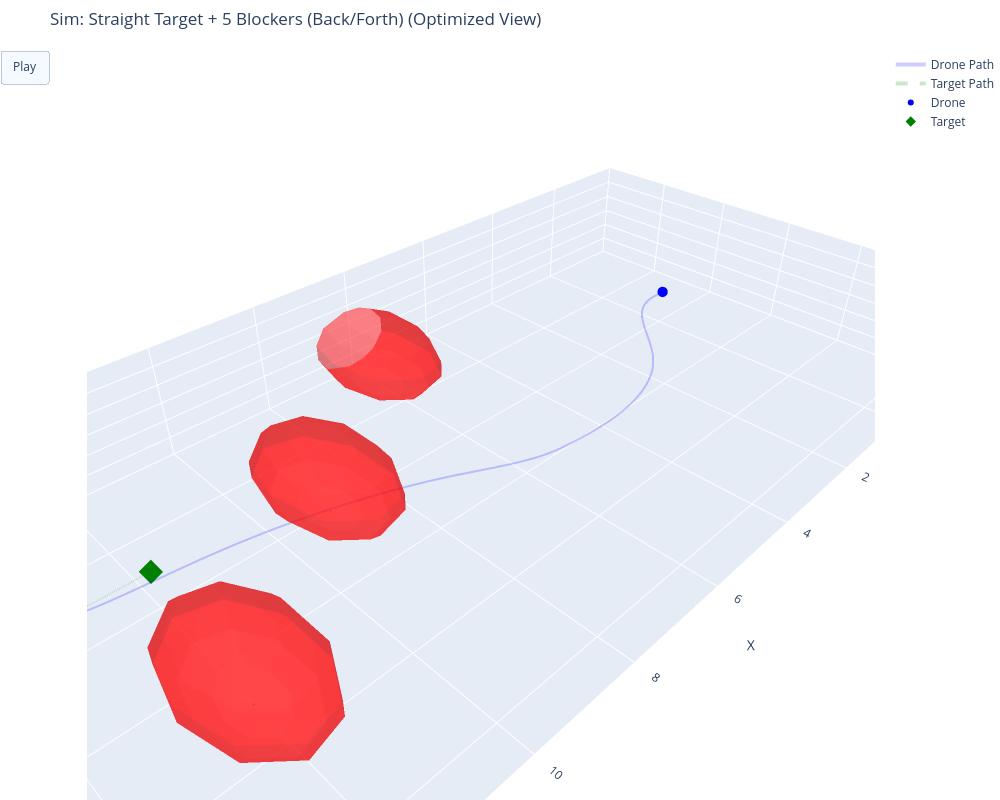

Here is the notebook cell this chart was saved with:
### Markdown cell above
## Run Simulation

### Code cell
import numpy as np
import plotly.graph_objects as go
import matplotlib.pyplot as plt

from dynamics import DroneDynamics
from guidance import NominalGuidance, GeneralGuidance
from safety_filter import SafetyFilter
import scenarios


def plot_static_results(drone_path, target_path, obstacles, u_nom_hist, u_safe_hist, time_hist):
    """
    Generates two figures:
    1. 3D Flight Path (Static)
    2. Control Input Comparison (Nominal vs Safe)
    """
    # --- FIGURE 1: 3D TRAJECTORY ---
    fig = plt.figure(figsize=(12, 6))
    
    # Subplot 1: 3D View
    ax = fig.add_subplot(1, 2, 1, projection='3d')
    path = np.array(drone_path)
    t_path = np.array(target_path)

    ax.plot(path[:, 0], path[:, 1], path[:, 2], label='Drone', color='blue', linewidth=2)
    ax.plot(t_path[:, 0], t_path[:, 1], t_path[:, 2], label='Target', color='green', linestyle='--')
    
    # Draw Obstacles (Wireframe)
    u, v = np.mgrid[0:2*np.pi:15j, 0:np.pi:10j]
    for obs in obstacles:
        x = obs.center[0] + obs.radius * np.cos(u) * np.sin(v)
        y = obs.center[1] + obs.radius * np.sin(u) * np.sin(v)
        z = obs.center[2] + obs.radius * np.cos(v)
        ax.plot_wireframe(x, y, z, color='red', alpha=0.3)

    ax.set_title("3D Flight Path")
    ax.set_xlabel("X"); ax.set_ylabel("Y"); ax.set_zlabel("Z")
    ax.legend()

    # --- FIGURE 2: CONTROL INPUTS ---
    # Subplot 2, 3, 4: Acceleration X, Y, Z
    u_nom = np.array(u_nom_hist)
    u_safe = np.array(u_safe_hist)
    t = np.array(time_hist)
    
    fig2, axs = plt.subplots(3, 1, figsize=(10, 8), sharex=True)
    labels = ['$a_x$', '$a_y$', '$a_z$']
    
    for i in range(3):
        axs[i].plot(t, u_nom[:, i], 'g--', label='Nominal (LQR)', alpha=0.6)
        axs[i].plot(t, u_safe[:, i], 'b-', label='Safe (CBF)')
        
        # Highlight Intervention
        diff = np.abs(u_nom[:, i] - u_safe[:, i])
        mask = diff > 0.05
        if np.any(mask):
            axs[i].fill_between(t, -15, 15, where=mask, color='red', alpha=0.1, label='Intervention')
            
        axs[i].set_ylabel(f"{labels[i]} ($m/s^2$)")
        axs[i].grid(True)
    
    axs[0].set_title("Control Inputs: LQR (Green) vs CBF (Blue)")
    axs[0].legend(loc='upper right')
    axs[2].set_xlabel("Time (s)")
    
    plt.tight_layout()
    plt.show()


def animate_plotly(path, target_path, obs_history, mission, dt, static_only=False):
    
    total_frames = len(path)
    #stride = max(1, total_frames // 150) 
    stride = 5
    fig = go.Figure()

    # --- HELPER: Sphere Geometry ---
    # Reduced resolution slightly (15->10, 10->8) for better performance with many objects
    def get_sphere_data(center, radius):
        u = np.linspace(0, 2 * np.pi, 10) 
        v = np.linspace(0, np.pi, 8)
        x = center[0] + radius * np.outer(np.cos(u), np.sin(v))
        y = center[1] + radius * np.outer(np.sin(u), np.sin(v))
        z = center[2] + radius * np.outer(np.ones(np.size(u)), np.cos(v))
        return x, y, z

    # --- 1. SETUP TRACES ---
    # We must add ALL traces to the figure first.
    # Order matters: [Drone Path, Target Path, Drone, Target, Obs 0, Obs 1, ... Obs N]
    
    # Trace 0: Drone Path (Background)
    fig.add_trace(go.Scatter3d(
        x=path[:, 0], y=path[:, 1], z=path[:, 2],
        mode='lines', line=dict(color='blue', width=4),
        name='Drone Path', opacity=0.2
    ))

    # Trace 1: Target Path (Background)
    fig.add_trace(go.Scatter3d(
        x=target_path[:, 0], y=target_path[:, 1], z=target_path[:, 2],
        mode='lines', line=dict(color='green', width=4, dash='dash'),
        name='Target Path', opacity=0.2
    ))

    # Trace 2: Drone (Actor)
    fig.add_trace(go.Scatter3d(
        x=[path[0, 0]], y=[path[0, 1]], z=[path[0, 2]],
        mode='markers', marker=dict(color='blue', size=6),
        name='Drone'
    ))

    # Trace 3: Target (Actor)
    fig.add_trace(go.Scatter3d(
        x=[target_path[0, 0]], y=[target_path[0, 1]], z=[target_path[0, 2]],
        mode='markers', marker=dict(color='green', size=8, symbol='diamond'),
        name='Target'
    ))

    # Traces 4+: Obstacles
    # We need to know which obstacles move to optimize the animation loop
    dynamic_obs_indices = [] # Local index in mission.obstacles
    
    obs_start = obs_history[0]
    for i, obs in enumerate(mission.obstacles):
        x_s, y_s, z_s = get_sphere_data(obs_start[i], obs.radius)
        fig.add_trace(go.Surface(
            x=x_s, y=y_s, z=z_s,
            colorscale=[[0, 'red'], [1, 'red']], showscale=False, opacity=0.5,
            name=f'Obs {i}'
        ))
        
        # Check if this specific obstacle has velocity
        if np.linalg.norm(obs.velocity) > 0:
            dynamic_obs_indices.append(i)

    # --- 2. CALCULATE BOUNDS ---
    all_x = np.concatenate([path[:,0], target_path[:,0]])
    all_y = np.concatenate([path[:,1], target_path[:,1]])
    all_z = np.concatenate([path[:,2], target_path[:,2]])
    pad = 2.0
    x_range = [np.min(all_x) - pad, np.max(all_x) + pad]
    y_range = [np.min(all_y) - pad, np.max(all_y) + pad]
    z_range = [min(0, np.min(all_z)) - 1.0, np.max(all_z) + pad]

    # --- 3. ANIMATION FRAMES ---
    frames = []
    
    # Calculate Plotly Trace Indices
    # Trace 0,1 are paths. Trace 2 is Drone. Trace 3 is Target. Trace 4 starts obstacles.
    trace_idx_drone = 2
    trace_idx_target = 3
    base_obs_idx = 4
    
    # We only want to update traces that actually move
    traces_to_update = [trace_idx_drone, trace_idx_target]
    for local_i in dynamic_obs_indices:
        traces_to_update.append(base_obs_idx + local_i)

    for k in range(0, total_frames, stride):
        frame_data = []
        
        # Update Drone
        drone_pos = path[k]
        frame_data.append(go.Scatter3d(x=[drone_pos[0]], y=[drone_pos[1]], z=[drone_pos[2]]))
        
        # Update Target
        target_pos = target_path[k]
        frame_data.append(go.Scatter3d(x=[target_pos[0]], y=[target_pos[1]], z=[target_pos[2]]))
        
        # Update ONLY Dynamic Obstacles
        current_obs = obs_history[k]
        for local_i in dynamic_obs_indices:
            # We only generate geometry for obstacles that moved
            radius = mission.obstacles[local_i].radius
            x_new, y_new, z_new = get_sphere_data(current_obs[local_i], radius)
            frame_data.append(go.Surface(x=x_new, y=y_new, z=z_new))

        frames.append(go.Frame(data=frame_data, traces=traces_to_update, name=str(k)))

    fig.frames = frames

    # --- 4. FINAL LAYOUT ---
    fig.update_layout(
        width=1000, height=800,
        title=f"Sim: {mission.name} (Optimized View)",
        scene=dict(
            xaxis=dict(range=x_range, title="X", autorange=False),
            yaxis=dict(range=y_range, title="Y", autorange=False),
            zaxis=dict(range=z_range, title="Z", autorange=False),
            aspectmode='data'
        ),
        margin=dict(l=0, r=0, b=0, t=50),
        updatemenus=[dict(
            type="buttons",
            buttons=[dict(label="Play",
                          method="animate",
                          args=[None, dict(frame=dict(duration=20, redraw=True), 
                                           fromcurrent=True)])]
        )]
    )

    fig.show()


def run_simulation(scenario_name="chase", animate=True):
    # 1. Load Scenario
    if scenario_name not in scenarios.SCENARIOS:
        print(f"Error: Scenario '{scenario_name}' not found.")
        return
    mission = scenarios.SCENARIOS[scenario_name]()
    print(f"Loaded: {mission.name} | Animate: {animate}")

    # 2. Setup
    dt = 0.01
    drone_physics = DroneDynamics(dt=dt)
    #guidance = NominalGuidance()
    guidance = GeneralGuidance()
    safety_filter = SafetyFilter(u_max=10.0)
    current_state = mission.start_state
    
    arrival_threshold = 0.2

    # 3. Data Storage
    path_history = []
    target_history = []
    obs_history = []
    
    # --- NEW: Control Logs ---
    u_nom_history = []
    u_safe_history = []
    time_history = []

    total_steps = int(mission.duration / dt)

    # 4. Simulation Loop
    print(f"Simulating {total_steps} steps...")
    
    for t_step in range(total_steps):
        time = t_step * dt

        # A. Update Scenario
        target_pos, target_vel = mission.target.update(time)
        
        # Check Arrival
        dist_to_target = np.linalg.norm(current_state.pos - target_pos)
        if dist_to_target < arrival_threshold:
            print(f"Target Reached! Stopping at T={time:.2f}s")
            break

        current_obs_snapshot = []
        for obs in mission.obstacles:
            if np.linalg.norm(obs.velocity) > 0:
                obs.center += obs.velocity * dt
                if abs(obs.center[1]) > 4.0:
                    obs.velocity[1] *= -1
            current_obs_snapshot.append(obs.center.copy())
        obs_history.append(current_obs_snapshot)

        # B. Control & Physics
        u_nom = guidance.compute_u_nom(current_state.pos, current_state.vel, target_pos, target_vel)
        u_safe = safety_filter.filter(u_nom, current_state.pos, current_state.vel, mission.obstacles)
        current_state = drone_physics.step(current_state, u_safe)

        # C. Logging
        path_history.append(current_state.pos)
        target_history.append(target_pos)
        
        # --- NEW: Log Controls ---
        u_nom_history.append(u_nom.copy())
        u_safe_history.append(u_safe.copy())
        time_history.append(time)

    # 5. Visualization
    path_history = np.array(path_history)
    target_history = np.array(target_history)
    
    if len(path_history) == 0:
        return

    # Always show static analysis plots first
    print("Generating Analysis Plots...")
    plot_static_results(path_history, target_history, mission.obstacles, 
                        u_nom_history, u_safe_history, time_history)

    # Then optionally show the animation
    if animate:
        print("Generating Plotly Animation...")
        animate_plotly(path_history, target_history, obs_history, mission, dt)


if __name__ == "__main__":
    #run_simulation("head_on", animate=True)
    #run_simulation("head_on_2", animate=True)
    #run_simulation("chase", animate=True)
    run_simulation("many_blockers", animate=True)

### Figure 1 — Plotly figure (JSON) as saved in the notebook; plotly's stock layout.template omitted (floating-point values rounded to 4 significant figures; data arrays with more than 128 entries replaced by an {"elided": "..."} marker saying what was removed)
{"data": [{"line": {"color": "blue", "width": 4}, "mode": "lines", "name": "Drone Path", "opacity": 0.2, "type": "scatter3d", "x": {"elided": "507 float values"}, "y": {"elided": "507 float values"}, "z": {"elided": "507 float values"}}, {"line": {"color": "green", "dash": "dash", "width": 4}, "mode": "lines", "name": "Target Path", "opacity": 0.2, "type": "scatter3d", "x": {"elided": "507 float values"}, "y": {"elided": "507 float values"}, "z": {"elided": "507 float values"}}, {"marker": {"color": "blue", "size": 6}, "mode": "markers", "name": "Drone", "type": "scatter3d", "x": [0], "y": [0], "z": [0]}, {"marker": {"color": "green", "size": 8, "symbol": "diamond"}, "mode": "markers", "name": "Target", "type": "scatter3d", "x": [12], "y": [0], "z": [0]}, {"colorscale": [[0, "red"], [1, "red"]], "name": "Obs 0", "opacity": 0.5, "showscale": false, "type": "surface", "x": [[3.0, 3.434, 3.782, 3.975, 3.975, 3.782, 3.434, 3.0], [3.0, 3.332, 3.599, 3.747, 3.747, 3.599, 3.332, 3.0], [3.0, 3.075, 3.136, 3.169, 3.169, 3.136, 3.075, 3.0], [3.0, 2.783, 2.609, 2.513, 2.513, 2.609, 2.783, 3.0], [3.0, 2.592, 2.265, 2.084, 2.084, 2.265, 2.592, 3.0], [3.0, 2.592, 2.265, 2.084, 2.084, 2.265, 2.592, 3.0], [3.0, 2.783, 2.609, 2.513, 2.513, 2.609, 2.783, 3.0], [3.0, 3.075, 3.136, 3.169, 3.169, 3.136, 3.075, 3.0], [3.0, 3.332, 3.599, 3.747, 3.747, 3.599, 3.332, 3.0], [3.0, 3.434, 3.782, 3.975, 3.975, 3.782, 3.434, 3.0]], "y": [[-2.988, -2.988, -2.988, -2.988, -2.988, -2.988, -2.988, -2.988], [-2.988, -2.709, -2.485, -2.361, -2.361, -2.485, -2.709, -2.988], [-2.988, -2.561, -2.218, -2.028, -2.028, -2.218, -2.561, -2.988], [-2.988, -2.612, -2.311, -2.144, -2.144, -2.311, -2.612, -2.988], [-2.988, -2.84, -2.721, -2.655, -2.655, -2.721, -2.84, -2.988], [-2.988, -3.136, -3.255, -3.321, -3.321, -3.255, -3.136, -2.988], [-2.988, -3.364, -3.665, -3.832, -3.832, -3.665, -3.364, -2.988], [-2.988, -3.415, -3.758, -3.948, -3.948, -3.758, -3.415, -2.988], [-2.988, -3.267, -3.491, -3.615, -3.615, -3.491, -3.267, -2.988], [-2.988, -2.988, -2.988, -2.988, -2.988, -2.988, -2.988, -2.988]], "z": [[1.0, 0.901, 0.6235, 0.2225, -0.2225, -0.6235, -0.901, -1.0], [1.0, 0.901, 0.6235, 0.2225, -0.2225, -0.6235, -0.901, -1.0], [1.0, 0.901, 0.6235, 0.2225, -0.2225, -0.6235, -0.901, -1.0], [1.0, 0.901, 0.6235, 0.2225, -0.2225, -0.6235, -0.901, -1.0], [1.0, 0.901, 0.6235, 0.2225, -0.2225, -0.6235, -0.901, -1.0], [1.0, 0.901, 0.6235, 0.2225, -0.2225, -0.6235, -0.901, -1.0], [1.0, 0.901, 0.6235, 0.2225, -0.2225, -0.6235, -0.901, -1.0], [1.0, 0.901, 0.6235, 0.2225, -0.2225, -0.6235, -0.901, -1.0], [1.0, 0.901, 0.6235, 0.2225, -0.2225, -0.6235, -0.901, -1.0], [1.0, 0.901, 0.6235, 0.2225, -0.2225, -0.6235, -0.901, -1.0]]}, {"colorscale": [[0, "red"], [1, "red"]], "name": "Obs 1", "opacity": 0.5, "showscale": false, "type": "surface", "x": [[6.0, 6.434, 6.782, 6.975, 6.975, 6.782, 6.434, 6.0], [6.0, 6.332, 6.599, 6.747, 6.747, 6.599, 6.332, 6.0], [6.0, 6.075, 6.136, 6.169, 6.169, 6.136, 6.075, 6.0], [6.0, 5.783, 5.609, 5.513, 5.513, 5.609, 5.783, 6.0], [6.0, 5.592, 5.265, 5.084, 5.084, 5.265, 5.592, 6.0], [6.0, 5.592, 5.265, 5.084, 5.084, 5.265, 5.592, 6.0], [6.0, 5.783, 5.609, 5.513, 5.513, 5.609, 5.783, 6.0], [6.0, 6.075, 6.136, 6.169, 6.169, 6.136, 6.075, 6.0], [6.0, 6.332, 6.599, 6.747, 6.747, 6.599, 6.332, 6.0], [6.0, 6.434, 6.782, 6.975, 6.975, 6.782, 6.434, 6.0]], "y": [[-1.51, -1.51, -1.51, -1.51, -1.51, -1.51, -1.51, -1.51], [-1.51, -1.231, -1.007, -0.8833, -0.8833, -1.007, -1.231, -1.51], [-1.51, -1.083, -0.74, -0.5499, -0.5499, -0.74, -1.083, -1.51], [-1.51, -1.134, -0.8329, -0.6657, -0.6657, -0.8329, -1.134, -1.51], [-1.51, -1.362, -1.243, -1.177, -1.177, -1.243, -1.362, -1.51], [-1.51, -1.658, -1.777, -1.843, -1.843, -1.777, -1.658, -1.51], [-1.51, -1.886, -2.187, -2.354, -2.354, -2.187, -1.886, -1.51], [-1.51, -1.937, -2.28, -2.47, -2.47, -2.28, -1.937, -1.51], [-1.51, -1.789, -2.013, -2.137, -2.137, -2.013, -1.789, -1.51], [-1.51, -1.51, -1.51, -1.51, -1.51, -1.51, -1.51, -1.51]], "z": [[1.0, 0.901, 0.6235, 0.2225, -0.2225, -0.6235, -0.901, -1.0], [1.0, 0.901, 0.6235, 0.2225, -0.2225, -0.6235, -0.901, -1.0], [1.0, 0.901, 0.6235, 0.2225, -0.2225, -0.6235, -0.901, -1.0], [1.0, 0.901, 0.6235, 0.2225, -0.2225, -0.6235, -0.901, -1.0], [1.0, 0.901, 0.6235, 0.2225, -0.2225, -0.6235, -0.901, -1.0], [1.0, 0.901, 0.6235, 0.2225, -0.2225, -0.6235, -0.901, -1.0], [1.0, 0.901, 0.6235, 0.2225, -0.2225, -0.6235, -0.901, -1.0], [1.0, 0.901, 0.6235, 0.2225, -0.2225, -0.6235, -0.901, -1.0], [1.0, 0.901, 0.6235, 0.2225, -0.2225, -0.6235, -0.901, -1.0], [1.0, 0.901, 0.6235, 0.2225, -0.2225, -0.6235, -0.901, -1.0]]}, {"colorscale": [[0, "red"], [1, "red"]], "name": "Obs 2", "opacity": 0.5, "showscale": false, "type": "surface", "x": [[9.0, 9.434, 9.782, 9.975, 9.975, 9.782, 9.434, 9.0], [9.0, 9.332, 9.599, 9.747, 9.747, 9.599, 9.332, 9.0], [9.0, 9.075, 9.136, 9.169, 9.169, 9.136, 9.075, 9.0], [9.0, 8.783, 8.609, 8.513, 8.513, 8.609, 8.783, 9.0], [9.0, 8.592, 8.265, 8.084, 8.084, 8.265, 8.592, 9.0], [9.0, 8.592, 8.265, 8.084, 8.084, 8.265, 8.592, 9.0], [9.0, 8.783, 8.609, 8.513, 8.513, 8.609, 8.783, 9.0], [9.0, 9.075, 9.136, 9.169, 9.169, 9.136, 9.075, 9.0], [9.0, 9.332, 9.599, 9.747, 9.747, 9.599, 9.332, 9.0], [9.0, 9.434, 9.782, 9.975, 9.975, 9.782, 9.434, 9.0]], "y": [[0.014, 0.014, 0.014, 0.014, 0.014, 0.014, 0.014, 0.014], [0.014, 0.2929, 0.5166, 0.6407, 0.6407, 0.5166, 0.2929, 0.014], [0.014, 0.4413, 0.784, 0.9741, 0.9741, 0.784, 0.4413, 0.014], [0.014, 0.3898, 0.6911, 0.8583, 0.8583, 0.6911, 0.3898, 0.014], [0.014, 0.1624, 0.2814, 0.3474, 0.3474, 0.2814, 0.1624, 0.014], [0.014, -0.1344, -0.2534, -0.3194, -0.3194, -0.2534, -0.1344, 0.014], [0.014, -0.3618, -0.6631, -0.8303, -0.8303, -0.6631, -0.3618, 0.014], [0.014, -0.4133, -0.756, -0.9461, -0.9461, -0.756, -0.4133, 0.014], [0.014, -0.2649, -0.4886, -0.6127, -0.6127, -0.4886, -0.2649, 0.014], [0.014, 0.014, 0.014, 0.014, 0.014, 0.014, 0.014, 0.014]], "z": [[1.0, 0.901, 0.6235, 0.2225, -0.2225, -0.6235, -0.901, -1.0], [1.0, 0.901, 0.6235, 0.2225, -0.2225, -0.6235, -0.901, -1.0], [1.0, 0.901, 0.6235, 0.2225, -0.2225, -0.6235, -0.901, -1.0], [1.0, 0.901, 0.6235, 0.2225, -0.2225, -0.6235, -0.901, -1.0], [1.0, 0.901, 0.6235, 0.2225, -0.2225, -0.6235, -0.901, -1.0], [1.0, 0.901, 0.6235, 0.2225, -0.2225, -0.6235, -0.901, -1.0], [1.0, 0.901, 0.6235, 0.2225, -0.2225, -0.6235, -0.901, -1.0], [1.0, 0.901, 0.6235, 0.2225, -0.2225, -0.6235, -0.901, -1.0], [1.0, 0.901, 0.6235, 0.2225, -0.2225, -0.6235, -0.901, -1.0], [1.0, 0.901, 0.6235, 0.2225, -0.2225, -0.6235, -0.901, -1.0]]}, {"colorscale": [[0, "red"], [1, "red"]], "name": "Obs 3", "opacity": 0.5, "showscale": false, "type": "surface", "x": [[12.0, 12.43, 12.78, 12.97, 12.97, 12.78, 12.43, 12.0], [12.0, 12.33, 12.6, 12.75, 12.75, 12.6, 12.33, 12.0], [12.0, 12.08, 12.14, 12.17, 12.17, 12.14, 12.08, 12.0], [12.0, 11.78, 11.61, 11.51, 11.51, 11.61, 11.78, 12.0], [12.0, 11.59, 11.27, 11.08, 11.08, 11.27, 11.59, 12.0], [12.0, 11.59, 11.27, 11.08, 11.08, 11.27, 11.59, 12.0], [12.0, 11.78, 11.61, 11.51, 11.51, 11.61, 11.78, 12.0], [12.0, 12.08, 12.14, 12.17, 12.17, 12.14, 12.08, 12.0], [12.0, 12.33, 12.6, 12.75, 12.75, 12.6, 12.33, 12.0], [12.0, 12.43, 12.78, 12.97, 12.97, 12.78, 12.43, 12.0]], "y": [[1.489, 1.489, 1.489, 1.489, 1.489, 1.489, 1.489, 1.489], [1.489, 1.768, 1.992, 2.116, 2.116, 1.992, 1.768, 1.489], [1.489, 1.916, 2.259, 2.449, 2.449, 2.259, 1.916, 1.489], [1.489, 1.865, 2.166, 2.333, 2.333, 2.166, 1.865, 1.489], [1.489, 1.637, 1.756, 1.822, 1.822, 1.756, 1.637, 1.489], [1.489, 1.341, 1.222, 1.156, 1.156, 1.222, 1.341, 1.489], [1.489, 1.113, 0.8119, 0.6447, 0.6447, 0.8119, 1.113, 1.489], [1.489, 1.062, 0.719, 0.5289, 0.5289, 0.719, 1.062, 1.489], [1.489, 1.21, 0.9864, 0.8623, 0.8623, 0.9864, 1.21, 1.489], [1.489, 1.489, 1.489, 1.489, 1.489, 1.489, 1.489, 1.489]], "z": [[1.0, 0.901, 0.6235, 0.2225, -0.2225, -0.6235, -0.901, -1.0], [1.0, 0.901, 0.6235, 0.2225, -0.2225, -0.6235, -0.901, -1.0], [1.0, 0.901, 0.6235, 0.2225, -0.2225, -0.6235, -0.901, -1.0], [1.0, 0.901, 0.6235, 0.2225, -0.2225, -0.6235, -0.901, -1.0], [1.0, 0.901, 0.6235, 0.2225, -0.2225, -0.6235, -0.901, -1.0], [1.0, 0.901, 0.6235, 0.2225, -0.2225, -0.6235, -0.901, -1.0], [1.0, 0.901, 0.6235, 0.2225, -0.2225, -0.6235, -0.901, -1.0], [1.0, 0.901, 0.6235, 0.2225, -0.2225, -0.6235, -0.901, -1.0], [1.0, 0.901, 0.6235, 0.2225, -0.2225, -0.6235, -0.901, -1.0], [1.0, 0.901, 0.6235, 0.2225, -0.2225, -0.6235, -0.901, -1.0]]}, {"colorscale": [[0, "red"], [1, "red"]], "name": "Obs 4", "opacity": 0.5, "showscale": false, "type": "surface", "x": [[15.0, 15.43, 15.78, 15.97, 15.97, 15.78, 15.43, 15.0], [15.0, 15.33, 15.6, 15.75, 15.75, 15.6, 15.33, 15.0], [15.0, 15.08, 15.14, 15.17, 15.17, 15.14, 15.08, 15.0], [15.0, 14.78, 14.61, 14.51, 14.51, 14.61, 14.78, 15.0], [15.0, 14.59, 14.27, 14.08, 14.08, 14.27, 14.59, 15.0], [15.0, 14.59, 14.27, 14.08, 14.08, 14.27, 14.59, 15.0], [15.0, 14.78, 14.61, 14.51, 14.51, 14.61, 14.78, 15.0], [15.0, 15.08, 15.14, 15.17, 15.17, 15.14, 15.08, 15.0], [15.0, 15.33, 15.6, 15.75, 15.75, 15.6, 15.33, 15.0], [15.0, 15.43, 15.78, 15.97, 15.97, 15.78, 15.43, 15.0]], "y": [[3.013, 3.013, 3.013, 3.013, 3.013, 3.013, 3.013, 3.013], [3.013, 3.292, 3.516, 3.64, 3.64, 3.516, 3.292, 3.013], [3.013, 3.44, 3.783, 3.973, 3.973, 3.783, 3.44, 3.013], [3.013, 3.389, 3.69, 3.857, 3.857, 3.69, 3.389, 3.013], [3.013, 3.161, 3.28, 3.346, 3.346, 3.28, 3.161, 3.013], [3.013, 2.865, 2.746, 2.68, 2.68, 2.746, 2.865, 3.013], [3.013, 2.637, 2.336, 2.169, 2.169, 2.336, 2.637, 3.013], [3.013, 2.586, 2.243, 2.053, 2.053, 2.243, 2.586, 3.013], [3.013, 2.734, 2.51, 2.386, 2.386, 2.51, 2.734, 3.013], [3.013, 3.013, 3.013, 3.013, 3.013, 3.013, 3.013, 3.013]], "z": [[1.0, 0.901, 0.6235, 0.2225, -0.2225, -0.6235, -0.901, -1.0], [1.0, 0.901, 0.6235, 0.2225, -0.2225, -0.6235, -0.901, -1.0], [1.0, 0.901, 0.6235, 0.2225, -0.2225, -0.6235, -0.901, -1.0], [1.0, 0.901, 0.6235, 0.2225, -0.2225, -0.6235, -0.901, -1.0], [1.0, 0.901, 0.6235, 0.2225, -0.2225, -0.6235, -0.901, -1.0], [1.0, 0.901, 0.6235, 0.2225, -0.2225, -0.6235, -0.901, -1.0], [1.0, 0.901, 0.6235, 0.2225, -0.2225, -0.6235, -0.901, -1.0], [1.0, 0.901, 0.6235, 0.2225, -0.2225, -0.6235, -0.901, -1.0], [1.0, 0.901, 0.6235, 0.2225, -0.2225, -0.6235, -0.901, -1.0], [1.0, 0.901, 0.6235, 0.2225, -0.2225, -0.6235, -0.901, -1.0]]}], "layout": {"height": 800, "margin": {"b": 0, "l": 0, "r": 0, "t": 50}, "scene": {"aspectmode": "data", "xaxis": {"autorange": false, "range": [-2, 15.27], "title": {"text": "X"}}, "yaxis": {"autorange": false, "range": [-2.0, 3.401], "title": {"text": "Y"}}, "zaxis": {"autorange": false, "range": [-1.0, 2.001], "title": {"text": "Z"}}}, "title": {"text": "Sim: Straight Target + 5 Blockers (Back/Forth) (Optimized View)"}, "updatemenus": [{"buttons": [{"args": [null, {"frame": {"duration": 20, "redraw": true}, "fromcurrent": true}], "label": "Play", "method": "animate"}], "type": "buttons"}], "width": 1000}}
